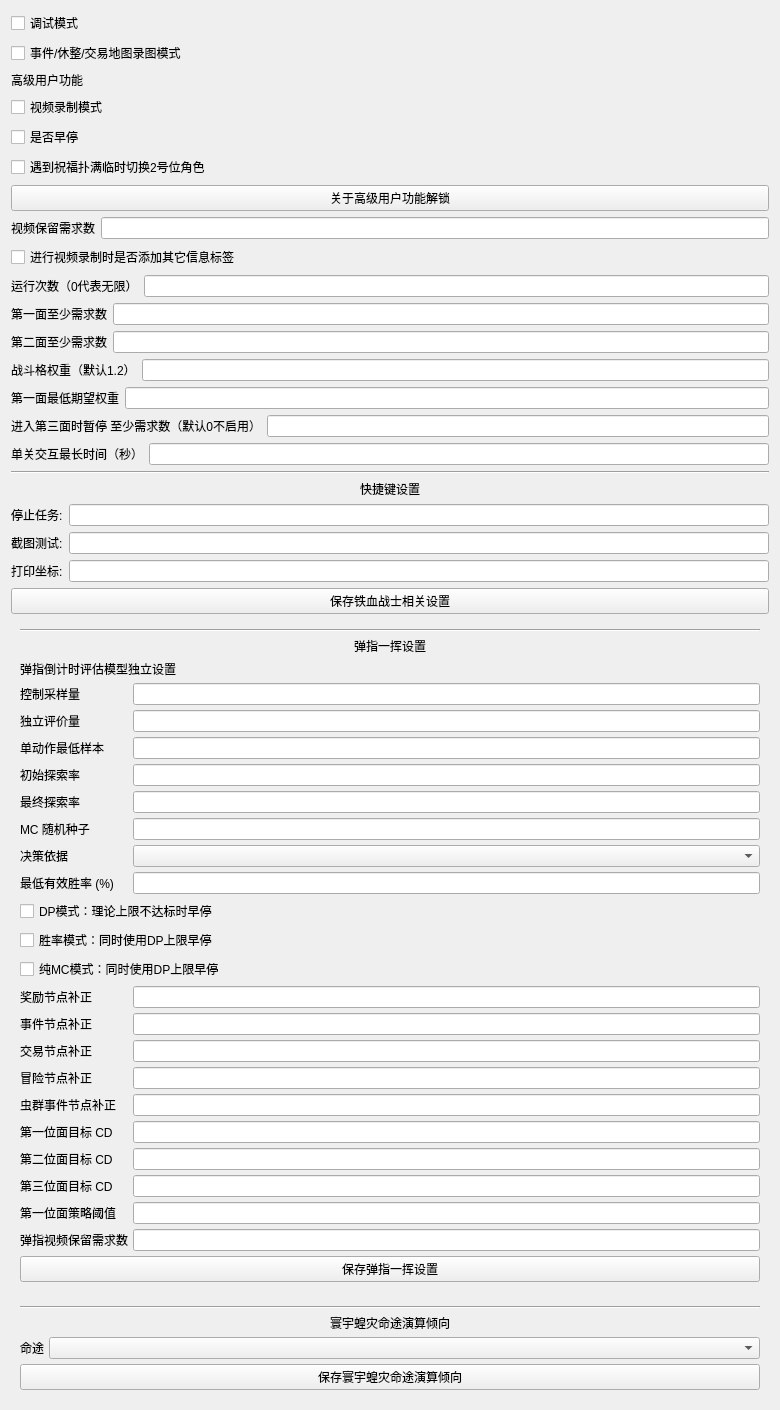
             <widget class="QWidget" name="advanced_settings_scroll_contents">
              <property name="geometry">
               <rect><x>0</x><y>0</y><width>780</width><height>560</height></rect>
              </property>
              <layout class="QVBoxLayout" name="verticalLayout_13">
               <item>
                <layout class="QVBoxLayout" name="verticalLayout_17">
                 <item>
                  <widget class="QCheckBox" name="debug_checkox2">
                   <property name="text">
                    <string>调试模式</string>
                   </property>
                  </widget>
                 </item>
                 <item>
                  <widget class="QCheckBox" name="record_event_map_checkbox">
                   <property name="visible">
                    <bool>false</bool>
                   </property>
                   <property name="text">
                    <string>事件/休整/交易地图录图模式</string>
                   </property>
                  </widget>
                 </item>
                 <item>
                  <widget class="QLabel" name="label_27">
                   <property name="text">
                    <string>高级用户功能</string>
                   </property>
                  </widget>
                 </item>
                 <item>
                  <widget class="QCheckBox" name="recording_checkBox2">
                   <property name="text">
                    <string>视频录制模式</string>
                   </property>
                  </widget>
                 </item>
                 <item>
                  <widget class="QCheckBox" name="early_stop_checkbox">
                   <property name="text">
                    <string>是否早停</string>
                   </property>
                  </widget>
                 </item>
                 <item>
                  <widget class="QCheckBox" name="pig_switch_2_role">
                   <property name="text">
                    <string>遇到祝福扑满临时切换2号位角色</string>
                   </property>
                  </widget>
                 </item>
                 <item>
                  <widget class="QPushButton" name="Aboutupdatelock">
                   <property name="text">
                    <string>关于高级用户功能解锁</string>
                   </property>
                  </widget>
                 </item>
                </layout>
               </item>
               <item>
                <layout class="QHBoxLayout" name="horizontalLayout_24">
                 <item>
                  <widget class="QLabel" name="label_23">
                   <property name="text">
                    <string>视频保留需求数</string>
                   </property>
                  </widget>
                 </item>
                 <item>
                  <widget class="QLineEdit" name="recording_time_input"/>
                 </item>
                </layout>
               </item>
               <item>
                <widget class="QCheckBox" name="recording_label_checkbox">
                 <property name="text">
                  <string>进行视频录制时是否添加其它信息标签</string>
                 </property>
                </widget>
               </item>
               <item>
                <layout class="QHBoxLayout" name="horizontalLayout_25">
                 <item>
                  <widget class="QLabel" name="label_24">
                   <property name="text">
                    <string>运行次数（0代表无限）</string>
                   </property>
                  </widget>
                 </item>
                 <item>
                  <widget class="QLineEdit" name="Iron_blood_max_run_input"/>
                 </item>
                </layout>
               </item>
               <item>
                <layout class="QHBoxLayout" name="horizontalLayout_16">
                 <item>
                  <widget class="QLabel" name="label_19">
                   <property name="text">
                    <string>第一面至少需求数</string>
                   </property>
                  </widget>
                 </item>
                 <item>
                  <widget class="QLineEdit" name="Iron_blood_first_plane_input"/>
                 </item>
                </layout>
               </item>
               <item>
                <layout class="QHBoxLayout" name="horizontalLayout_22">
                 <item>
                  <widget class="QLabel" name="label_22">
                   <property name="text">
                    <string>第二面至少需求数</string>
                   </property>
                  </widget>
                 </item>
                 <item>
                  <widget class="QLineEdit" name="Iron_blood_second_plane_input"/>
                 </item>
                </layout>
               </item>
               <item>
                <layout class="QHBoxLayout" name="horizontalLayout_battle_weight">
                 <item>
                  <widget class="QLabel" name="label_battle_weight">
                   <property name="text">
                    <string>战斗格权重（默认1.2）</string>
                   </property>
                  </widget>
                 </item>
                 <item>
                  <widget class="QLineEdit" name="Iron_blood_battle_weight_input"/>
                 </item>
                </layout>
               </item>
               <item>
                <layout class="QHBoxLayout" name="horizontalLayout_min_weight">
                 <item>
                  <widget class="QLabel" name="label_min_weight">
                   <property name="text">
                    <string>第一面最低期望权重</string>
                   </property>
                  </widget>
                 </item>
                 <item>
                  <widget class="QLineEdit" name="Iron_blood_first_plane_min_weight_input"/>
                 </item>
                </layout>
               </item>
               <item>
                <layout class="QHBoxLayout" name="horizontalLayout_third_plane_pause">
                 <item>
                  <widget class="QLabel" name="label_third_plane_pause">
                   <property name="text">
                    <string>进入第三面时暂停 至少需求数（默认0不启用）</string>
                   </property>
                  </widget>
                 </item>
                 <item>
                  <widget class="QLineEdit" name="Iron_blood_third_plane_pause_input"/>
                 </item>
                </layout>
               </item>
               <item>
                <layout class="QHBoxLayout" name="horizontalLayout_interact_time">
                 <item>
                  <widget class="QLabel" name="label_interact_time">
                   <property name="text">
                    <string>单关交互最长时间（秒）</string>
                   </property>
                  </widget>
                 </item>
                 <item>
                  <widget class="QLineEdit" name="Iron_blood_interact_time_input"/>
                 </item>
                </layout>
               </item>
               <item>
                <layout class="QVBoxLayout" name="verticalLayout_16">
                 <item>
                  <widget class="Line" name="line_103">
                   <property name="orientation">
                    <enum>Qt::Horizontal</enum>
                   </property>
                  </widget>
                 </item>
                 <item>
                  <widget class="QLabel" name="label_25">
                   <property name="text">
                    <string>快捷键设置</string>
                   </property>
                   <property name="alignment">
                    <set>Qt::AlignCenter</set>
                   </property>
                  </widget>
                 </item>
                 <item>
                  <layout class="QHBoxLayout" name="horizontalLayout_26">
                   <item>
                    <widget class="QLabel" name="label_stop_hotkey">
                     <property name="text">
                      <string>停止任务:</string>
                     </property>
                    </widget>
                   </item>
                   <item>
                    <widget class="QLineEdit" name="stop_hotkey_input"/>
                   </item>
                  </layout>
                 </item>
                 <item>
                  <layout class="QHBoxLayout" name="horizontalLayout_27">
                   <item>
                    <widget class="QLabel" name="label_test_hotkey">
                     <property name="text">
                      <string>截图测试:</string>
                     </property>
                    </widget>
                   </item>
                   <item>
                    <widget class="QLineEdit" name="test_hotkey_input"/>
                   </item>
                  </layout>
                 </item>
                 <item>
                  <layout class="QHBoxLayout" name="horizontalLayout_28">
                   <item>
                    <widget class="QLabel" name="label_print_hotkey">
                     <property name="text">
                      <string>打印坐标:</string>
                     </property>
                    </widget>
                   </item>
                   <item>
                    <widget class="QLineEdit" name="print_hotkey_input"/>
                   </item>
                  </layout>
                 </item>
                 <item>
                  <widget class="QPushButton" name="Iron_blood_save_btn">
                   <property name="text">
                    <string>保存铁血战士相关设置</string>
                   </property>
                  </widget>
                 </item>
                 <item>
                  <spacer name="verticalSpacer_4">
                   <property name="orientation">
                    <enum>Qt::Vertical</enum>
                   </property>
                   <property name="sizeHint" stdset="0">
                    <size>
                     <width>20</width>
                     <height>40</height>
                    </size>
                   </property>
                  </spacer>
                 </item>
                </layout>
               </item>
               <item>
                <widget class="QWidget" name="Finger_snap_group">
                 <layout class="QVBoxLayout" name="verticalLayout_finger_snap_group">
                  <property name="spacing">
                   <number>5</number>
                  </property>
                  <item>
                   <widget class="Line" name="line_finger_snap">
                    <property name="orientation">
                     <enum>Qt::Horizontal</enum>
                    </property>
                   </widget>
                  </item>
                  <item>
                   <widget class="QLabel" name="label_finger_snap_header">
                    <property name="text">
                     <string>弹指一挥设置</string>
                    </property>
                    <property name="alignment">
                     <set>Qt::AlignCenter</set>
                    </property>
                   </widget>
                  </item>
                  <item>
                   <widget class="QLabel" name="Finger_snap_description_label">
                    <property name="text">
                     <string>弹指倒计时评估模型独立设置</string>
                    </property>
                    <property name="wordWrap">
                     <bool>true</bool>
                    </property>
                   </widget>
                  </item>
                  <item>
                   <layout class="QFormLayout" name="formLayout_finger_snap">
                    <item row="0" column="0"><widget class="QLabel" name="Finger_snap_control_rollouts_label"><property name="text"><string>控制采样量</string></property></widget></item>
                    <item row="0" column="1"><widget class="QLineEdit" name="Finger_snap_control_rollouts_input"/></item>
                    <item row="1" column="0"><widget class="QLabel" name="Finger_snap_evaluation_rollouts_label"><property name="text"><string>独立评价量</string></property></widget></item>
                    <item row="1" column="1"><widget class="QLineEdit" name="Finger_snap_evaluation_rollouts_input"/></item>
                    <item row="2" column="0"><widget class="QLabel" name="Finger_snap_min_visits_label"><property name="text"><string>单动作最低样本</string></property></widget></item>
                    <item row="2" column="1"><widget class="QLineEdit" name="Finger_snap_min_visits_input"/></item>
                    <item row="3" column="0"><widget class="QLabel" name="Finger_snap_epsilon_start_label"><property name="text"><string>初始探索率</string></property></widget></item>
                    <item row="3" column="1"><widget class="QLineEdit" name="Finger_snap_epsilon_start_input"/></item>
                    <item row="4" column="0"><widget class="QLabel" name="Finger_snap_epsilon_end_label"><property name="text"><string>最终探索率</string></property></widget></item>
                    <item row="4" column="1"><widget class="QLineEdit" name="Finger_snap_epsilon_end_input"/></item>
                    <item row="5" column="0"><widget class="QLabel" name="Finger_snap_seed_label"><property name="text"><string>MC 随机种子</string></property></widget></item>
                    <item row="5" column="1"><widget class="QLineEdit" name="Finger_snap_seed_input"/></item>
                    <item row="6" column="0"><widget class="QLabel" name="Finger_snap_decision_mode_label"><property name="text"><string>决策依据</string></property></widget></item>
                    <item row="6" column="1"><widget class="QComboBox" name="Finger_snap_decision_mode_combo"/></item>
                    <item row="7" column="0"><widget class="QLabel" name="Finger_snap_win_rate_noise_floor_percent_label"><property name="text"><string>最低有效胜率 (%)</string></property></widget></item>
                    <item row="7" column="1"><widget class="QLineEdit" name="Finger_snap_win_rate_noise_floor_percent_input"><property name="toolTip"><string>低于此胜率的候选按0处理；0表示关闭过滤。例如0.2可过滤0.1401%的单次命中噪声。</string></property></widget></item>
                    <item row="8" column="0" colspan="2"><widget class="QCheckBox" name="Finger_snap_dp_early_stop_checkbox"><property name="text"><string>DP模式：理论上限不达标时早停</string></property></widget></item>
                    <item row="9" column="0" colspan="2"><widget class="QCheckBox" name="Finger_snap_win_rate_dp_early_stop_checkbox"><property name="text"><string>胜率模式：同时使用DP上限早停</string></property></widget></item>
                    <item row="10" column="0" colspan="2"><widget class="QCheckBox" name="Finger_snap_mc_dp_early_stop_checkbox"><property name="text"><string>纯MC模式：同时使用DP上限早停</string></property></widget></item>
                    <item row="11" column="0"><widget class="QLabel" name="Finger_snap_path_reward_bonus_label"><property name="text"><string>奖励节点补正</string></property></widget></item>
                    <item row="11" column="1"><widget class="QLineEdit" name="Finger_snap_path_reward_bonus_input"/></item>
                    <item row="12" column="0"><widget class="QLabel" name="Finger_snap_path_event_bonus_label"><property name="text"><string>事件节点补正</string></property></widget></item>
                    <item row="12" column="1"><widget class="QLineEdit" name="Finger_snap_path_event_bonus_input"/></item>
                    <item row="13" column="0"><widget class="QLabel" name="Finger_snap_path_trade_bonus_label"><property name="text"><string>交易节点补正</string></property></widget></item>
                    <item row="13" column="1"><widget class="QLineEdit" name="Finger_snap_path_trade_bonus_input"/></item>
                    <item row="14" column="0"><widget class="QLabel" name="Finger_snap_path_adventure_bonus_label"><property name="text"><string>冒险节点补正</string></property></widget></item>
                    <item row="14" column="1"><widget class="QLineEdit" name="Finger_snap_path_adventure_bonus_input"/></item>
                    <item row="15" column="0"><widget class="QLabel" name="Finger_snap_path_bugevent_bonus_label"><property name="text"><string>虫群事件节点补正</string></property></widget></item>
                    <item row="15" column="1"><widget class="QLineEdit" name="Finger_snap_path_bugevent_bonus_input"/></item>
                    <item row="16" column="0"><widget class="QLabel" name="Finger_snap_plane1_target_label"><property name="text"><string>第一位面目标 CD</string></property></widget></item>
                    <item row="16" column="1"><widget class="QLineEdit" name="Finger_snap_plane1_target_input"/></item>
                    <item row="17" column="0"><widget class="QLabel" name="Finger_snap_plane2_target_label"><property name="text"><string>第二位面目标 CD</string></property></widget></item>
                    <item row="17" column="1"><widget class="QLineEdit" name="Finger_snap_plane2_target_input"/></item>
                    <item row="18" column="0"><widget class="QLabel" name="Finger_snap_plane3_target_label"><property name="text"><string>第三位面目标 CD</string></property></widget></item>
                    <item row="18" column="1"><widget class="QLineEdit" name="Finger_snap_plane3_target_input"/></item>
                    <item row="19" column="0"><widget class="QLabel" name="Finger_snap_first_plane_threshold_label"><property name="text"><string>第一位面策略阈值</string></property></widget></item>
                    <item row="19" column="1"><widget class="QLineEdit" name="Finger_snap_first_plane_threshold_input"/></item>
                    <item row="20" column="0"><widget class="QLabel" name="Finger_snap_record_keep_count_label"><property name="text"><string>弹指视频保留需求数</string></property></widget></item>
                    <item row="20" column="1"><widget class="QLineEdit" name="Finger_snap_record_keep_count_input"/></item>
                    <item row="21" column="0" colspan="2">
                     <widget class="QPushButton" name="Finger_snap_save_btn"><property name="text"><string>保存弹指一挥设置</string></property></widget>
                    </item>
                   </layout>
                  </item>
                 </layout>
                </widget>
               </item>
               <item>
                <widget class="QWidget" name="Any_fate_group">
                 <layout class="QVBoxLayout" name="verticalLayout_any_fate_group">
                  <property name="spacing">
                   <number>5</number>
                  </property>
                  <item>
                   <widget class="Line" name="line_any_fate">
                    <property name="orientation">
                     <enum>Qt::Horizontal</enum>
                    </property>
                   </widget>
                  </item>
                  <item>
                   <widget class="QLabel" name="label_any_fate_header">
                    <property name="text">
                     <string>寰宇蝗灾命途演算倾向</string>
                    </property>
                    <property name="alignment">
                     <set>Qt::AlignCenter</set>
                    </property>
                   </widget>
                  </item>
                  <item>
                   <layout class="QFormLayout" name="formLayout_any_fate">
                    <item row="0" column="0"><widget class="QLabel" name="Any_fate_label"><property name="text"><string>命途</string></property></widget></item>
                    <item row="0" column="1"><widget class="QComboBox" name="Any_fate_combo"/></item>
                    <item row="1" column="0" colspan="2">
                     <widget class="QPushButton" name="Any_fate_save_btn"><property name="text"><string>保存寰宇蝗灾命途演算倾向</string></property></widget>
                    </item>
                   </layout>
                  </item>
                 </layout>
                </widget>
               </item>
              </layout>
             </widget>
